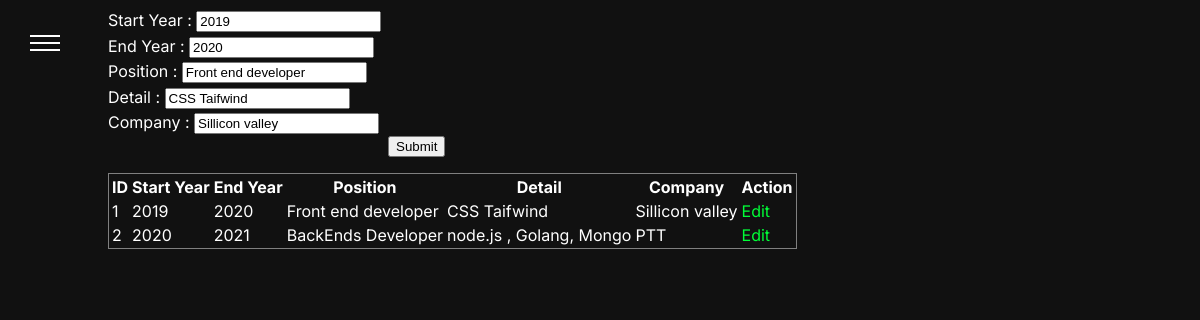
The page /user/experience.php?action=edit&id=1 (signed in) on the database its author committed.
### tables this page shows
CREATE TABLE `experiences` (
  `id` int(11) NOT NULL,
  `start_year` int(11) NOT NULL,
  `end_year` int(11) NOT NULL,
  `position` varchar(25) NOT NULL,
  `detail` varchar(255) DEFAULT NULL,
  `company_name` varchar(25) NOT NULL,
  `user_id` int(11) NOT NULL
);

### user/experience.php (the view, shortened to what this page needs)
<?php
include "checklogin.php";
$start_year =0;
$end_year = 0;
$position="";
$detail ="";
$company_name = "";
        try {
            if(isset($_GET['action'])){
                $id=$_GET['id'];
                $sql="Select * from experiences where id=:id";
                $stmt=$conn->prepare($sql);
                $stmt->bindParam(':id',$id);
                $stmt->execute();
                $row=$stmt->fetch(PDO::FETCH_ASSOC);
                if (!empty($row)){
                    $start_year=$row['start_year'];
                    $end_year=$row['end_year'];
                    $position=$row['position'];
                    $detail=$row['detail'];
                    $company_name=$row['company_name'];
                    }
                    }
                    $sql="Select * from experiences ";
                    $stmt=$conn->prepare($sql);
                    $stmt->execute();
                    $experiences=$stmt->fetchAll(PDO::FETCH_ASSOC);
                    }catch(PDOException $e){
                        echo "error".$e->getMessage();
                        }
                        ?>
<html>
    <head>
  <?php include "css.php" ?>
</head>
<body>
    <?php include "menu.php" ?>
    <div style="margin-left:100px;">
<form action="" method="POST">
    <label>Start Year : </label>
    <input type="number" name="start_year" value="<?php echo($start_year);?>">
    <br>
    <label>End Year : </label>
    <input type="number" name="end_year" value="<?php echo($end_year);?>">
    <br>
    <label>Position : </label>
    <input type="text" name="position" value="<?php echo($position);?>">
    <br>
    <label>Detail : </label>
    <input type="text" name="detail" value="<?php echo($detail);?>">
    <br>
    <label>Company : </label>
    <input type="text" name="company_name" value="<?php echo($company_name);?>">
    <br>
    <button style="margin-left:280px;">Submit</button>
</form>
 <table style="border: 1px solid gray;">
            <tr>
               <th>ID</th>
                <th>Start Year</th>
                <th>End Year</th>
                <th>Position</th>
                <th>Detail</th>
                <th>Company</th>
                <th>Action</th>
            </tr>
            <?php if (!empty($experiences)) { ?>
                <?php foreach ($experiences as $index => $experience): ?>
                    <tr>
                        <td><?php echo htmlspecialchars($experience['id']);?> </td>
                        <td><?php echo htmlspecialchars($experience['start_year']);?> </td>
                        <td><?php echo htmlspecialchars($experience['end_year']);?> </td>
                        <td><?php echo htmlspecialchars($experience['position']);?> </td>
                        <td><?php echo htmlspecialchars($experience['detail']);?> </td>
                        <td><?php echo htmlspecialchars($experience['company_name']);?> </td>
                        <td>
                            <a href="experience.php?action=edit&id=<?php echo htmlspecialchars($experience['id']);?>">Edit</a>
                        </td>
                    </tr>
                <?php endforeach;?>
               <?php } else {?>
               <?php echo "ไม่พบข้อมูล";?>
              <?php }?>
        </table>
                </div>
</body>
</html>

### user/css/template_cv1.css (style rules this page uses)
:root { --bg: #111111; --card: #333333; --text-white: #ffffff; --text-gray: #aaaaaa; --border: #444444; --nav-h: 60px; }
html { scroll-behavior: smooth; }
body { font-family: 'Inter', sans-serif; background: var(--bg); color: var(--text-white); line-height: 1.6; display: flex; flex-direction: column; min-height: 100vh; background-image: url('https://depositphotos-blog.s3.eu-west-1.amazonaws.com/uploads/2017/07/Soothing-nature-backgrounds-2.jpg'); background-repeat: no-repeat;background-size: cover; }
a { text-decoration: none; transition: color 0.3s ease; }
a:link { color: rgb(0, 255, 55); }

### rows shown on the page
experiences: start_year "2019", end_year "2020", position "Front end developer", detail "CSS Taifwind", company_name "Sillicon valley", id "1"
experiences: id "2", start_year "2020", end_year "2021", position "BackEnds Developer", detail "node.js , Golang, Mongo", company_name "PTT"
